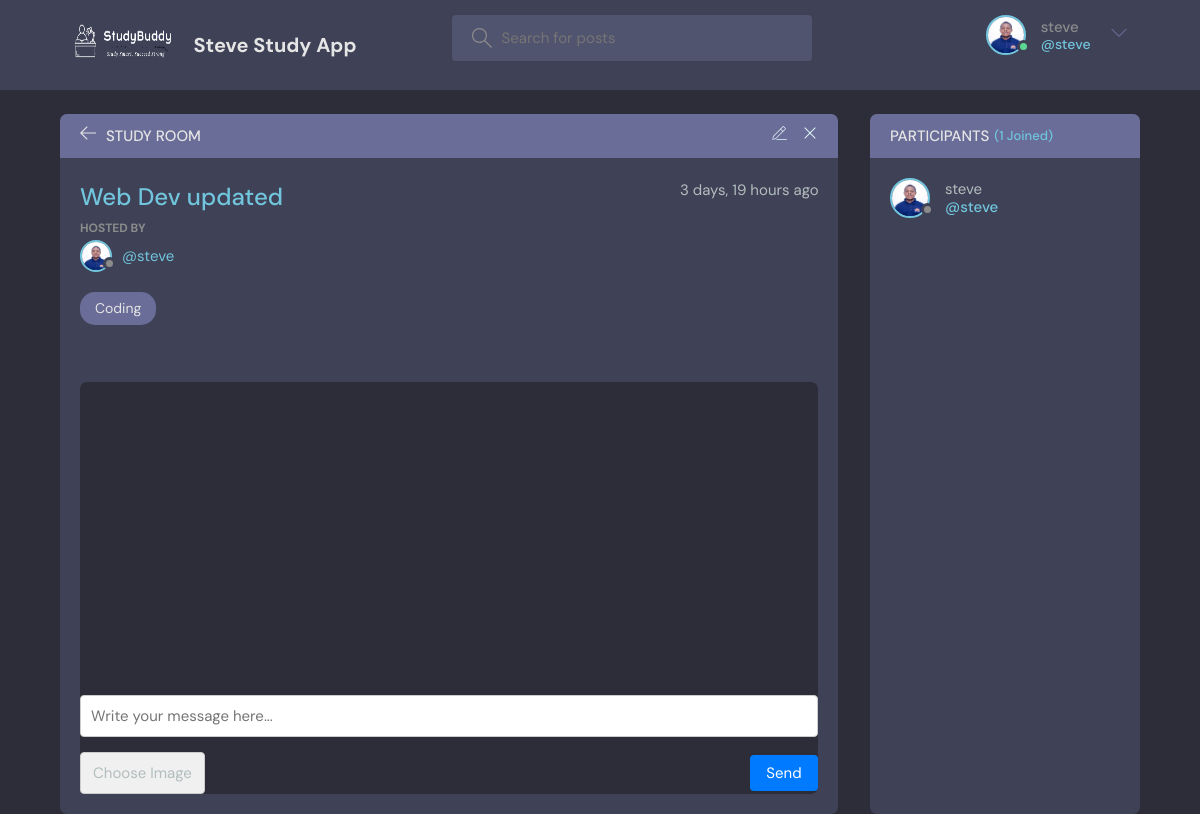
Screenshot of /room/6/ (signed in) with the database file from the repository.
### base/models.py (models this page shows, shortened)
class User(AbstractUser):
    name = models.CharField(max_length=200, null=True)
    email = models.EmailField(unique=True, null=True)
    bio = models.TextField(null=True)
    avatar = models.ImageField(null=True, default="avatar.svg")
    USERNAME_FIELD = 'email'
    REQUIRED_FIELDS = []

class Room(models.Model):
    host = models.ForeignKey(User, on_delete=models.SET_NULL, null=True)
    topic = models.ForeignKey(Topic, on_delete=models.SET_NULL, null=True)
    name = models.CharField(max_length=200)
    description = models.TextField(null=True, blank=True)
    participants = models.ManyToManyField(User, related_name='participants', blank=True)
    updated = models.DateTimeField(auto_now=True)
    created = models.DateTimeField(auto_now_add=True)
    class Meta:
        ordering = ['-updated', '-created']

class Topic(models.Model):
    name = models.CharField(max_length=200)
    def __str__(self):
        return self.name

### base/views.py (the view, shortened to what this page needs)
# urls.py: path('room/<str:pk>/', views.room, name="room"),
@login_required(login_url='login')
def room(request, pk):
    room = Room.objects.get(id=pk)
    room_messages = room.message_set.all()
    participants = room.participants.all()
    context = {'room': room, 'room_messages': room_messages, 'participants': participants}
    return render(request, 'base2/room.html', context)

### base/templates/base2/room.html (shortened to what this page needs)
{% extends 'main.html' %}
{% block content %}
    <main class="profile-page layout layout--2">
      <div class="container">
        <div class="room">
          <div class="room__top">
            <div class="room__topLeft">
              <a href="{% url 'home' %}">
                <svg version="1.1" xmlns="http://www.w3.org/2000/svg" width="32" height="32" viewBox="0 0 32 32">
                  <title>arrow-left</title>
                  <path
                    d="M13.723 2.286l-13.723 13.714 13.719 13.714 1.616-1.611-10.96-10.96h27.625v-2.286h-27.625l10.965-10.965-1.616-1.607z"
                  ></path>
                </svg>
              </a>
              <h3>Study Room</h3>
            </div>
          {% if room.host == request.user %}
            <div class="room__topRight">
              <a href="{% url 'update-room' room.id %}">
              </a>
              <a href="{% url 'delete-room' room.id %}">
                <svg version="1.1" xmlns="http://www.w3.org/2000/svg" width="32" height="32" viewBox="0 0 32 32">
                  <title>remove</title>
                  <path
                    d="M27.314 6.019l-1.333-1.333-9.98 9.981-9.981-9.981-1.333 1.333 9.981 9.981-9.981 9.98 1.333 1.333 9.981-9.98 9.98 9.98 1.333-1.333-9.98-9.98 9.98-9.981z"
                  ></path>
                </svg>
              </a>
            </div>
            {% endif %}
          </div>
          <div class="room__box scroll">
            <div class="room__header scroll">
              <div class="room__info">
                <h3>{{room.name}}</h3>
                <span>{{room.created|timesince}} ago</span>
              </div>
              <div class="room__hosted">
                <p>Hosted By</p>
                <a href="{% url 'user-profile' room.host.id %}" class="room__author">
                  <div class="avatar avatar--small">
                    <img src="{{room.host.avatar.url}}" />
                  </div>
                  <span>@{{room.host.username}}</span>
                </a>
              </div>
              <span class="room__topics">{{room.topic}}</span>
            </div>
            <div class="room__conversation">
              <div class="threads scroll">
              </div>
            </div>
          </div>
          {% if request.user.is_authenticated %}
          <div class="room__message">
            <div class="room__message">
              <form method="POST" action="{% url 'room' room.id %}" enctype="multipart/form-data" style="display: flex; flex-direction: column; gap: 15px;">
                <div style="width: 100%;">
                  <input type="text" name="body" placeholder="Write your message here..." style="width: 100%; padding: 10px; border: 1px solid #ccc; border-radius: 4px;">
                </div>
                <div style="display: flex; justify-content: space-between; align-items: center;">
                  <div style="position: relative;">
                    <label for="file-input" id="file-label" style="display: inline-block; padding: 8px 12px; background-color: #f0f0f0; border: 1px solid #ccc; border-radius: 4px; cursor: pointer;">Choose Image</label>
                  </div>
                  <input type="submit" value="Send" style="padding: 8px 16px; background-color: #007bff; color: white; border: none; border-radius: 4px; cursor: pointer;">
                </div>
              </form>
            </div>
          </div>
          {% endif %}
        </div>
        <div class="participants">
          <h3 class="participants__top">Participants <span>({{participants.count}} Joined)</span></h3>
          <div class="participants__list scroll">
          {% for user in participants %}
            <a href="{% url 'user-profile' user.id %}" class="participant">
              <div class="avatar avatar--medium">
                <img src="{{user.avatar.url}}" />
              </div>
              <p>
                {{user.username}}
                <span>@{{user.username}}</span>
              </p>
            </a>
          {% endfor %}
          </div>
        </div>
      </div>
    </main>
 {% endblock content %}

### templates/navbar.html (shortened to what this page needs)
{% load static %}
<header class="header header--loggedIn">
    <div class="container">
      <a href="{% url 'home' %}" class="header__logo">
        <img src ="{% static 'images/logo2.png' %}" style="width: 100px; height: 60px;" />
        <h1>Steve Study App</h1>
      </a>
      <form class="header__search" method="GET" action="{% url 'home' %}">
        <label>
          <input name="q" placeholder="Search for posts" />
        </label>
      </form>
      <nav class="header__menu">
        {% if request.user.is_authenticated %}
        <div class="header__user">
          <a href="{% url 'update-user' %}">
            <div class="avatar avatar--medium active">
              <img src="{{request.user.avatar.url}}" />
            </div>
            <p>{{request.user.username}} <span>@{{request.user.username}}</span></p>
          </a>
          <button class="dropdown-button">
            <svg version="1.1" xmlns="http://www.w3.org/2000/svg" width="32" height="32" viewBox="0 0 32 32">
              <title>chevron-down</title>
              <path d="M16 21l-13-13h-3l16 16 16-16h-3l-13 13z"></path>
            </svg>
          </button>
        </div>
        {% else %}
        <a href="{% url 'login' %}">
          <img src="{% static 'images/avatar.svg' %}" />
          <p>Login</p>
        </a>
        {% endif %}
      </nav>
    </div>
  </header>

### rows the page displays
User: user.avatar (picture), user.username "steve", avatar (picture), username "steve"
Room: name "Web Dev updated", created "3 days, 19 hours", host.avatar (picture), host.username "steve", topic "Coding"

### other values shown
{{ participants.count }} "1"
